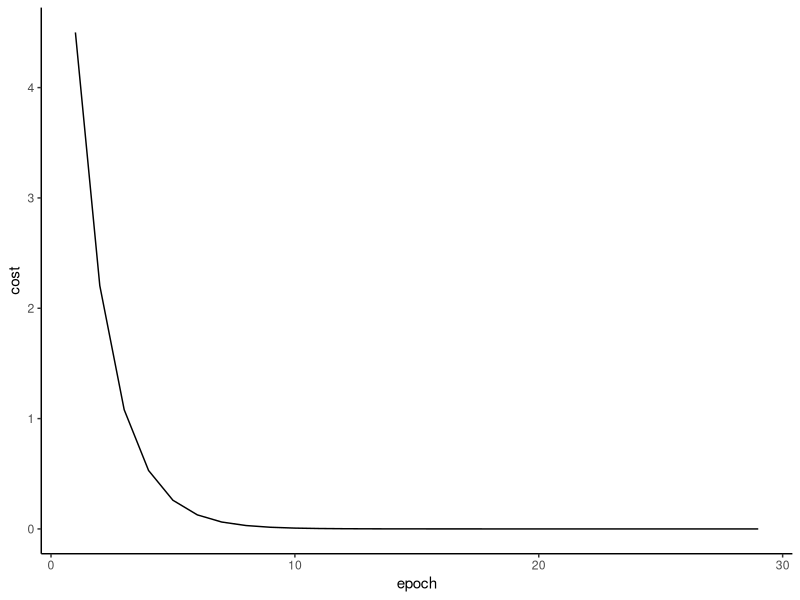

Write the R code that produced this figure.
library(data.table)
library(ggplot2)

l <- 0.15  # The learning Rate lambda
w <- 1.00  # Initial assumption for weight
b <- 2.00  # Initial assumption for beta
i <- 1.00  # Input learning data
y <- 0.00  # Output Learning data

chart <- data.table(epoch = numeric(), cost = numeric())
epoch <- 1

# Define our Cost Function
costf <- function (a, y)
{ (a - y) ^ 2 / 2 }

while (epoch %% 30 != 0) {
  z     <- w * i + b
  a     <- z
  c     <- costf(a, y)
  chart <- rbind(chart, data.table(epoch = epoch, cost = c))
  
  dw    <- (a - y) * i
  db    <- a - y
  w     <- w - dw * l
  b     <- b - db * l
  epoch <- epoch + 1
}

ggplot(data = chart, aes(x = epoch, y = cost)) +
  geom_line() + theme_classic()

cat(sprintf("Cost:\t%+f\nWeight:\t%+f\nBias:\t%+f\n", c, w, b))
